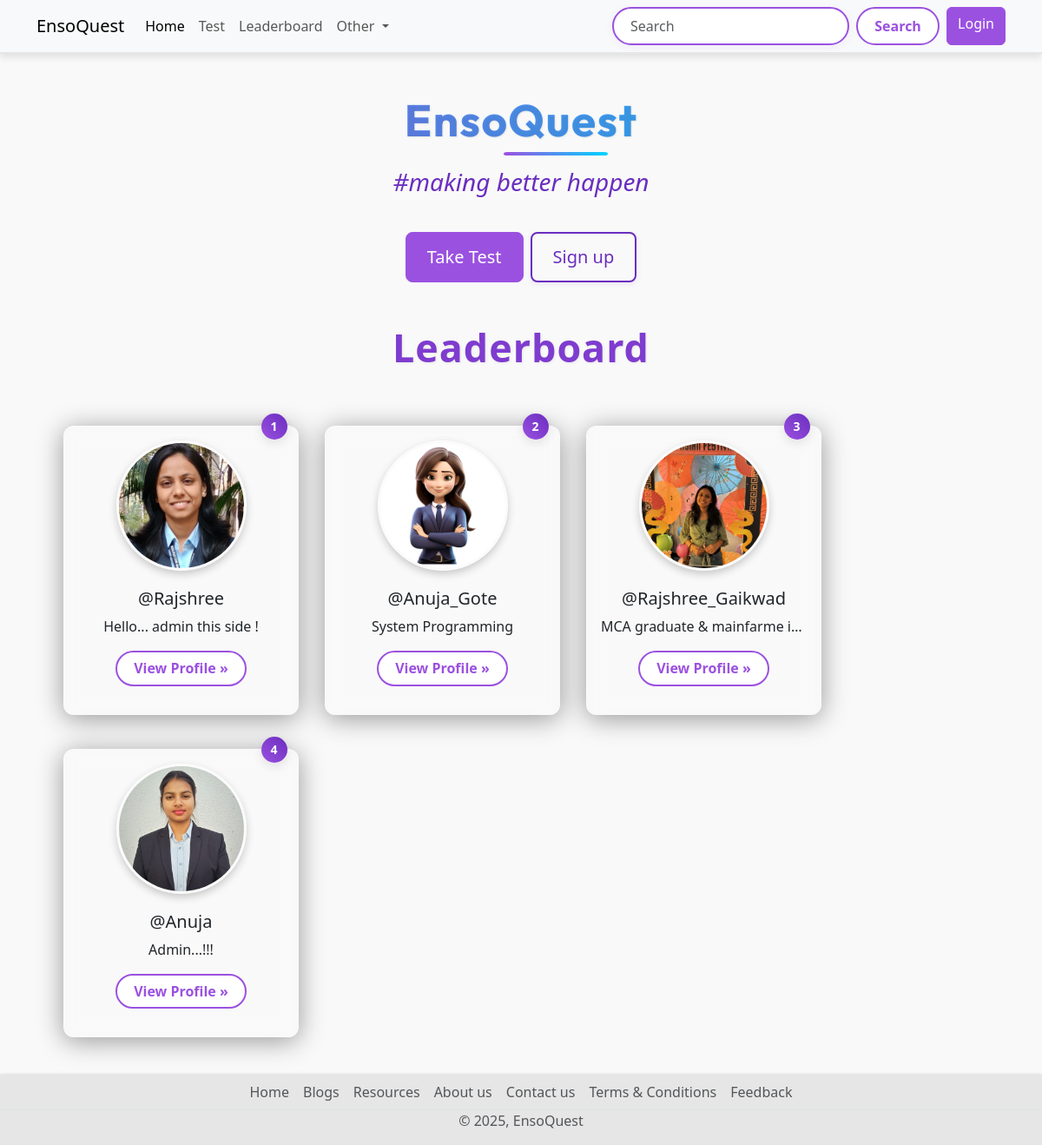
The app's page /, older data.
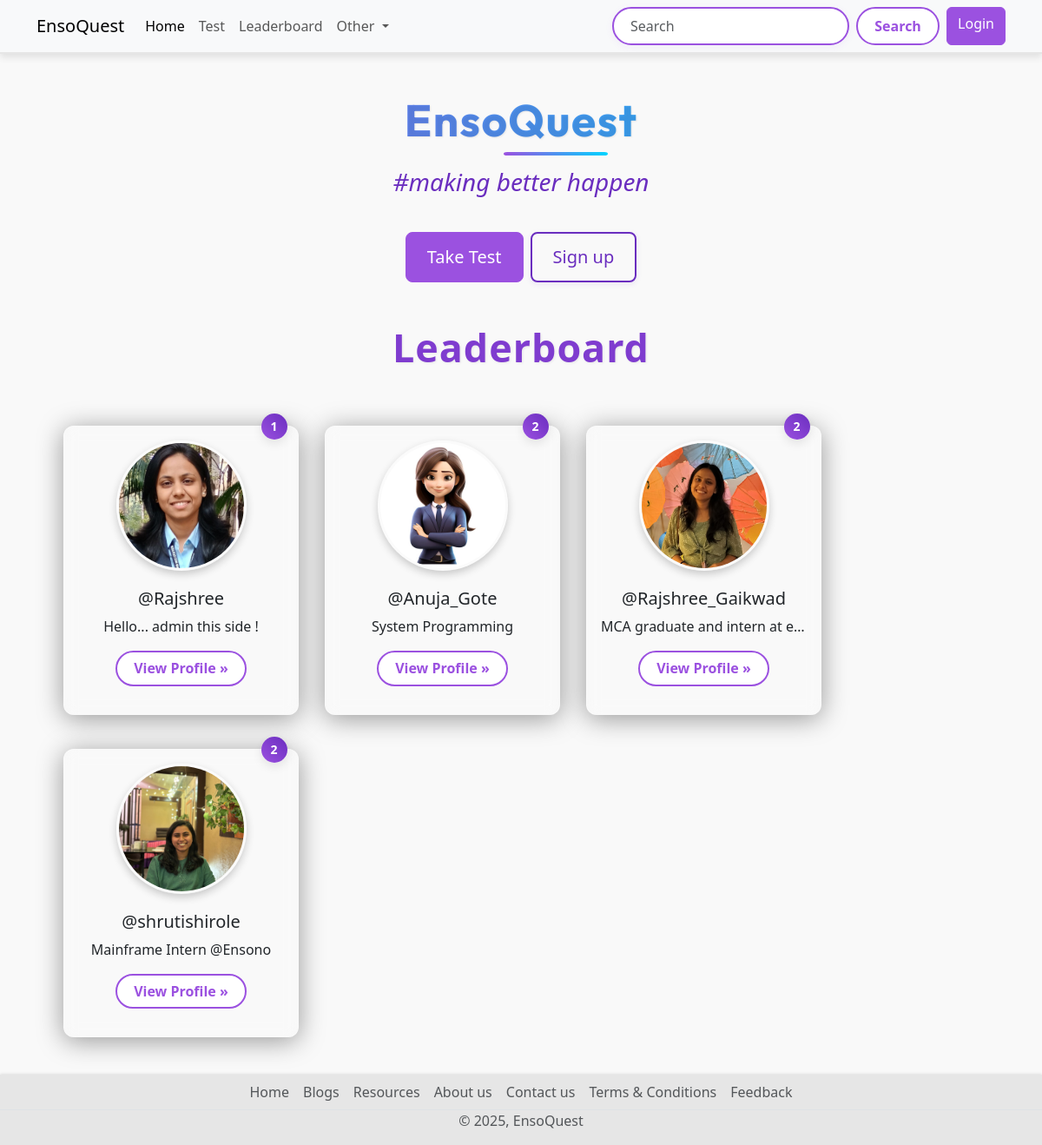
The same page, newer data.
### quiz/models.py (models this page shows, shortened)
class UserRank(models.Model):
    user = models.OneToOneField(User, on_delete=models.CASCADE)
    rank = models.IntegerField(null=True, blank=True)
    total_score = models.IntegerField(null=True, blank=True)

### account/models.py (models this page shows, shortened)
class Profile(models.Model):
    user = models.OneToOneField(User,on_delete=models.CASCADE, null=True,verbose_name='User Object')
    position = models.CharField(max_length=100,blank=True,null=True)
    bio = models.TextField(blank=True,null=True)
    profile_img = models.ImageField(upload_to='profile_image', default='user.png',blank=True,null=True,verbose_name= 'Profile Pic')

### base/views.py (the view)
# urls.py: 2. Add a URL to urlpatterns:  path('', views.home, name='home')
def home(request):
    leaderboard_users = UserRank.objects.order_by('rank')[:4]
    unread_count = 0
    if request.user.is_authenticated:
        unread_count = request.user.notification_set.filter(is_read=False).count()
    context = {
        "leaderboard_users": leaderboard_users,
        "unread_count": unread_count,
    }
    return render(request, 'welcome.html', context)

### base/context_processors.py (called while the page is built)
def notification_count(request):
    if request.user.is_authenticated:
        unread_count = Notification.objects.filter(user=request.user, is_read=False).count()
        return {'unread_notification_count': unread_count}
    return {}

### Templates/welcome.html
{% extends "index.html" %}
{% block content %}
{% load static %}
<link rel="stylesheet" href="{% static 'css/home-style.css' %}">
  <div class="container text-center mt-5">
    <h1 class="display-5 fw-bold my-2 title">EnsoQuest</h1>
    <h2 class="fs-3 tagline-text ">#making better happen</h2>
    <div class="d-inline-flex gap-2 ">
      <a href="{% url 'all_quiz' %}" class="d-inline-flex align-items-center btn btn-primary btn-lg px-4 ">
        Take Test
      </a>
      {% if not request.user.is_authenticated %}
      <a href="{% url 'register' %}" class="btn btn-outline-secondary btn-lg px-4 ">
        Sign up
      </a>
      {% endif %}
    </div>
  </div>
  <div class="container text-center">
    <h1 class="display-4 text-center my-5 leaderboard-heading">Leaderboard</h1>
    <div class="row row-cols-sm-1 row-cols-md-2 row-cols-lg-3 row-cols-xl-4 mx-3">
      {% if leaderboard_users|length == 0 %}
      <div class="col-lg-4 position-relative mb-4">
        <h4 class="text-center text-danger"> No User Available on Leaderboard</h4>
      </div>
      {% else %}
      {% for rank in leaderboard_users %}
      <div class="col-lg-4 position-relative mb-4  leaderboard-card">
        <img src="{{rank.user.profile.profile_img.url}}" class="leaderboard-img rounded-circle alt=user-profile">
        <span class="position-absolute top-0 start-90 translate-middle badge rounded-pill modern-badge ">
           {{ rank.rank }}
        </span>
        <h2 class="fw-normal username">@{{rank.user.username}}</h2>
        <p class="card-bio">{{rank.user.profile.bio}}</p>
        <p><a class="btn btn-secondary" href="{% url 'profile' rank.user.username %}">View Profile »</a></p>
      </div>
      {% endfor %}
      {% endif %}
    </div>
  </div>
{% endblock content %}

Row changes from the older to the newer data that the page shows:
removed UserRank: user.profile.profile_img (picture), rank "3", user.username "Rajshree_Gaikwad", user.profile.bio "MCA graduate & mainfarme i…"
no longer on this page (row unchanged): UserRank: user.profile.profile_img (picture), rank "4", user.username "Anuja", user.profile.bio "Admin...!!!"
added UserRank: user.profile.profile_img (picture), rank "2", user.username "Rajshree_Gaikwad", user.profile.bio "MCA graduate and intern at e…"
added UserRank: user.profile.profile_img (picture), rank "2", user.username "shrutishirole", user.profile.bio "Mainframe Intern @Ensono"
